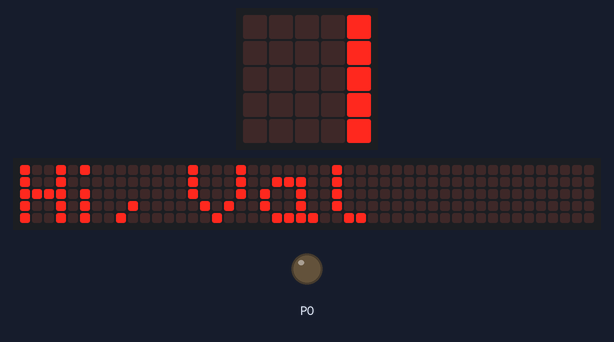
Simulated run of this program. Board: BBC micro:bit running MicroPython. On the bench: the board's 5×5 LED display, a strip that is not on the board, showing the scrolling text unrolled, output pins drawn as LEDs (lit = HIGH). Dashed ring = blinking. The 48×5 strip is a reading aid, not a part: it shows the text the display is scrolling, unrolled, one strip-width of it at a time.

Above: at 0.1 s.
At 1.3 s:
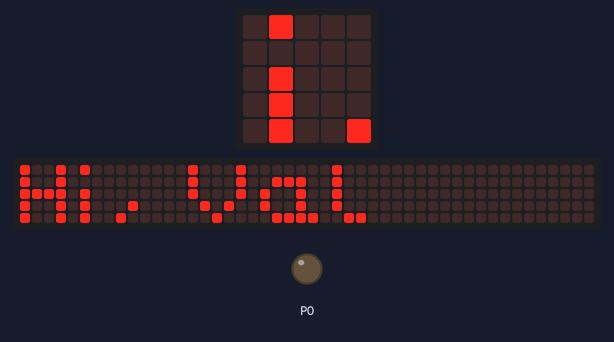
At 2.6 s:
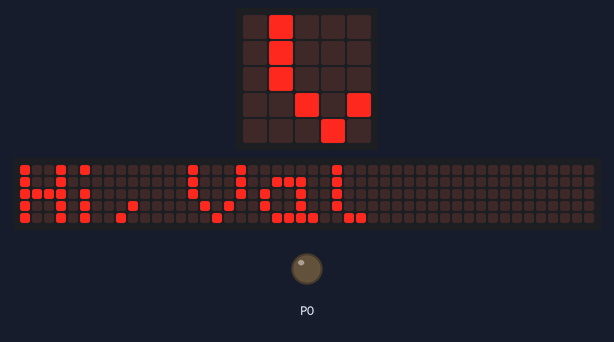
At 5.2 s:
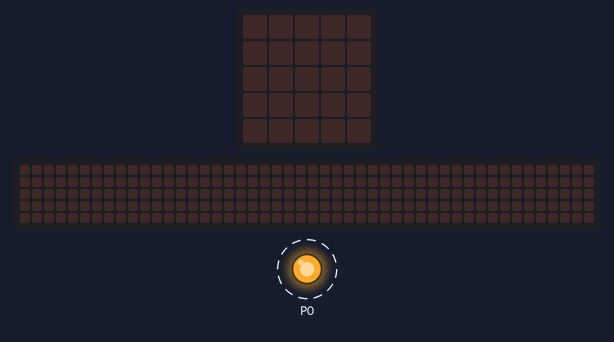
Timing chart, 0 to 40.0 s (numbered marks = the images above):
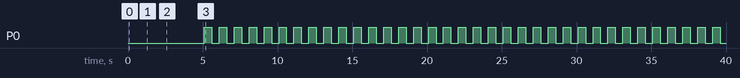

Measured:
- by itself, P0: alternates HIGH for 0.50 s and LOW for 0.50 s

The program:

hello.py
```python
from microbit import *

# def hello(name="World!"):
#    return f'Hello, {name}'

display.scroll("Hi, Val")

while True:
    pin0.write_digital(1)
    sleep(500)
    pin0.write_digital(0)
    sleep(500)


    
```
